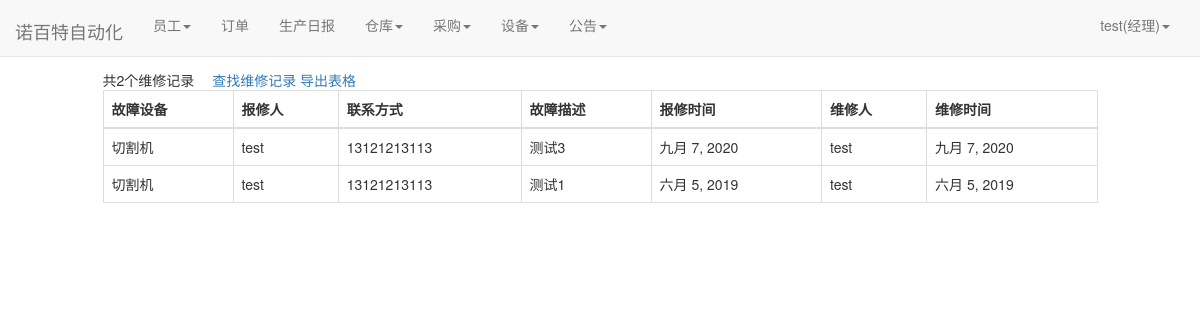
/facility/repaired_list/ (signed in), run on the app's committed database.
### user/models.py (models this page shows)
class Profile(models.Model):
    user = models.OneToOneField(User, on_delete=models.CASCADE)
    staff_gender = models.CharField(max_length=10, choices=(('male', '男'), ('female', '女')), default='male',
                                    verbose_name='性别')
    staff_age = models.PositiveIntegerField(verbose_name="年龄")
    staff_home = models.CharField(max_length=100, verbose_name="籍贯")
    staff_nationality = models.CharField(max_length=20, verbose_name="民族")  # 民族
    staff_tel = models.BigIntegerField(verbose_name="电话")
    start_time = models.DateField(auto_now_add=True, verbose_name="入职时间")  # 入职时间
    id_card = models.CharField(max_length=20,verbose_name="身份证")  # 身份证号
    staff_type = models.CharField(max_length=100,verbose_name="职位", null=True)  # 职位
    salary_pre_hour = models.IntegerField(verbose_name="时薪")  # 时薪
    class Meta:
        ordering = ['-start_time']

### facility/models.py (models this page shows)
class Repair(models.Model):#维修
    facility_id = models.ForeignKey(Facility, on_delete=models.CASCADE, verbose_name="故障设备")
    baoxiu_staff_name = models.ForeignKey(User, on_delete=models.DO_NOTHING, verbose_name="报修人", related_name='aaa', null=True, blank=True)
    baoxiu_staff_tel = models.CharField(max_length=11, null=True, blank=True,verbose_name="联系方式")
    baoxiu_time = models.DateField(auto_now=True, verbose_name="报修时间", null=True, blank=True)
    baoxiu_complementary = models.CharField(max_length=200, verbose_name="报修描述", null=True, blank=True)
    repair_staff_name = models.ForeignKey(User, on_delete=models.DO_NOTHING, verbose_name="维修人", related_name='bbb', null=True, blank=True)
    repair_time = models.DateField(auto_now=True, verbose_name="维修时间", null=True, blank=True)
    class Meta:
        ordering = ['-baoxiu_time']

class Facility(models.Model):#设备
    version = models.CharField(max_length=100, verbose_name="型号")
    facility_name = models.CharField(max_length=100, verbose_name="名称")
    price = models.BigIntegerField(verbose_name="价格")
    buyer = models.ForeignKey(User, on_delete=models.DO_NOTHING, verbose_name="购买人")
    buy_time = models.DateField(auto_now_add=True, verbose_name="购买时间")
    def __str__(self):
        return self.facility_name

### facility/views.py (the view)
# urls.py: path('repaired_list/', views.repaired_list, name='repaired_list'),
def repaired_list(request):
    repairs = Repair.objects.filter(~Q(repair_staff_name=None))
    context = {}
    context['count'] = repairs.count()
    context['repairs'] = repairs
    return render(request, 'repaired_list.html', context)

### user/models.py (called while the page is built)
def get_staff_type(self):
    if Profile.objects.filter(user=self).exists():
        profile = Profile.objects.get(user=self)
        return profile.staff_type
    else:
        return ''

### facility/templates/repaired_list.html (shortened to what this page needs)
{% extends 'base.html' %}
{% if user.is_authenticated %}
                        {% block nav_facility_active %}active{% endblock %}
{% endif %}
{% block content %}
    <div class="containter">
        <div class="row">
            <div class="col-xs-10 col-xs-offset-1">
                {% if user.is_authenticated %}
                <div>
                    <span style="margin-right: 1em">共{{count}}个维修记录</span>
                    <span style="margin-right: 1em"><a href="{% url 'repaired_select' %}">查找维修记录</a>
                    <span style="margin-right: 1em"><a href="{% url 'repaired_download' %}">导出表格</a>
                <table class="table table-bordered table-hover">
                  <thead>
                    <tr>
                      <th scope="col">故障设备</th>
                         <th scope="col">报修人</th>
                      <th scope="col">联系方式</th>
                        <th scope="col">故障描述</th>
                      <th scope="col">报修时间</th>
                        <th scope="col">维修人</th>
                        <th scope="col">维修时间</th>
                    </tr>
                  </thead>
                  <tbody>
                  {%for repair in repairs%}
                    <tr>
                      <td>{{repair.facility_id}}</td>
                        <td>{{repair.baoxiu_staff_name}}</td>
                      <td>{{repair.baoxiu_staff_tel}}</td>
                        <td>{{repair.baoxiu_complementary}}</td>
                      <td>{{repair.baoxiu_time}}</td>
                       <td>{{repair.repair_staff_name}}</td>
                        <td>{{repair.repair_time}}</td>
                    </tr>
                  {% endfor %}
                  </tbody>
                </table>
                {% else %}
                    <span>未登录，跳转到首页...</span>
                    <script type="text/javascript">
                        window.location.href = '/';
                    </script>
                {% endif %}
            </div>
        </div>
    </div>
{% endblock %}

### templates/base.html (shortened to what this page needs)
{% load static %}
<!doctype html>
<html lang="en">
<head>
    <link rel="stylesheet" href="{% static 'base.css' %}">
     <link rel="stylesheet" href="{% static 'home.css' %}">
    <link rel="stylesheet" href="{% static 'bootstrap-3.37/css/bootstrap.min.css' %}">
</head>
<body>
     <div class="navbar navbar-default navbar-fixed-top" role="navigation">
        <div class="container-fluid">
            <div class="navbar-header">
            </div>
        </div>
     </div>
    <nav class="navbar navbar-default navbar-fixed-top">
      <div class="container-fluid">
        <div class="navbar-header">
          <a class="navbar-brand" href="{% url 'home' %}">诺百特自动化</a>
        </div>
          {% if  user.is_authenticated %}
        <div class="collapse navbar-collapse" id="bs-example-navbar-collapse-1">
          <ul class="nav navbar-nav">
              {% if user.get_staff_type == '经理' %}
              <li class="{% block nav_staff_active %}{% endblock %}">
                    <li class="dropdown">
                      <a href="#" class="dropdown-toggle" data-toggle="dropdown" role="button" aria-haspopup="true" aria-expanded="false">员工<span class="caret"></span></a>
                    </li>
                  </li>
                  <li class="{% block nav_order_active %}{% endblock %}"><a href="{% url 'order_list' %}">订单</a></li>
                  <li class="{% block nav_producediary_active %}{% endblock %}"><a href="{% url 'product_diary' %}">生产日报</a></li>
                   <li class="{% block nav_warehousediary_active %}{% endblock %}">
                    <li class="dropdown">
                      <a href="#" class="dropdown-toggle" data-toggle="dropdown" role="button" aria-haspopup="true" aria-expanded="false">仓库<span class="caret"></span></a>
                    </li>
                  </li>
                  <li class="{% block nav_purchase_active %}{% endblock %}">
                    <li class="dropdown">
                      <a href="#" class="dropdown-toggle" data-toggle="dropdown" role="button" aria-haspopup="true" aria-expanded="false">采购<span class="caret"></span></a>
                    </li>
                  </li>
                  <li class="{% block nav_facility_active %}{% endblock %}">
                    <li class="dropdown">
                      <a href="#" class="dropdown-toggle" data-toggle="dropdown" role="button" aria-haspopup="true" aria-expanded="false">设备<span class="caret"></span></a>
                    </li>
                  </li>
              <li class="{% block nav_notice_active %}{% endblock %}">
                    <li class="dropdown">
                      <a href="#" class="dropdown-toggle" data-toggle="dropdown" role="button" aria-haspopup="true" aria-expanded="false">公告<span class="caret"></span></a>
                    </li>
                  </li>
              {%endif%}
          </ul>
        <ul class="nav navbar-nav navbar-right">
            <li class="dropdown">
              <a href="#" class="dropdown-toggle" data-toggle="dropdown" role="button" aria-haspopup="true" aria-expanded="false">
                  {{user.username}}({{user.get_staff_type}})<span class="caret"></span></a>
            </li>
        </ul>
    </div>
          {% else %}
           <ul class="nav navbar-nav navbar-right">
                <li><a href="{% url 'login' %}?from={{ request.get_full_path }}">登录</a></li>
           </ul>
          {% endif %}
      </div>
    </nav>
    {% block content%} {% endblock %}
</body>
</html>

### static/home.css (style rules this page uses)
* { margin: 0; padding: 0; }
body { margin-top: 70px!important; }
ul { list-style-type: none!important; }
ul.navbar-right { margin-right: 0; }
div.navbar-header { font-size: 200%; padding-top: 0.2em; }

### data on the page
Repair: facility_id "切割机", baoxiu_staff_name "test", baoxiu_staff_tel "13121213113", baoxiu_complementary "测试3", baoxiu_time "九月 7, 2020", repair_staff_name "test", repair_time "九月 7, 2020"
Repair: facility_id "切割机", baoxiu_staff_name "test", baoxiu_staff_tel "13121213113", baoxiu_complementary "测试1", baoxiu_time "六月 5, 2019", repair_staff_name "test", repair_time "六月 5, 2019"

### other printed values
{{ user.username }} "test"
{{ user.get_staff_type }} "经理"
{{ count }} "2"
